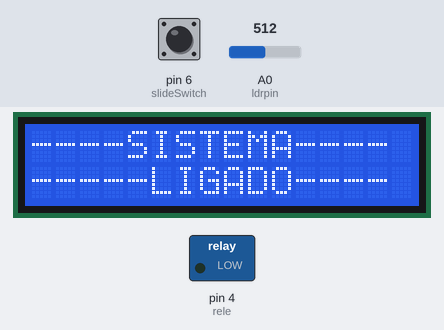
This sketch was run on a simulated Arduino Uno, built with avr-gcc and run on an emulated ATmega328P. Parts: 16×2 character LCD, switched loads named in the sketch (green lamp = pin HIGH). The inputs (shaded band) are chosen by the test bench; at power-on: pin 6 (slideSwitch) HIGH, A0 (ldrpin) = 512. What the sketch prints to the serial monitor is not drawn.

Above: at 1.2 s.
1.3 s: pin 6 (slideSwitch) pulled LOW for 3 s
At 4.5 s:
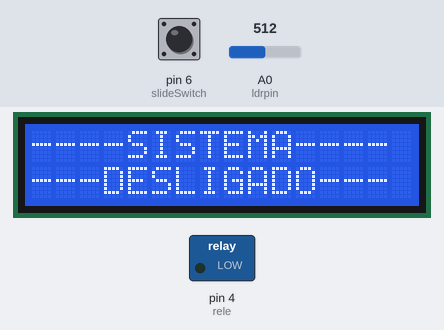
7.6 s: A0 (ldrpin) set to 625
11.5 s: A0 (ldrpin) set to 650
At 12.6 s:
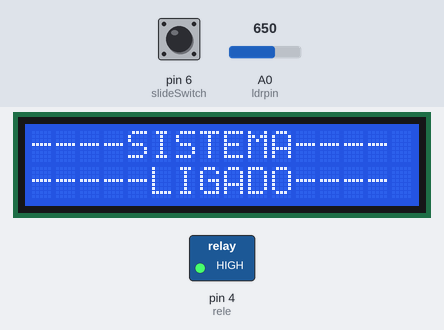
15.4 s: A0 (ldrpin) set to 511
At 19.4 s:
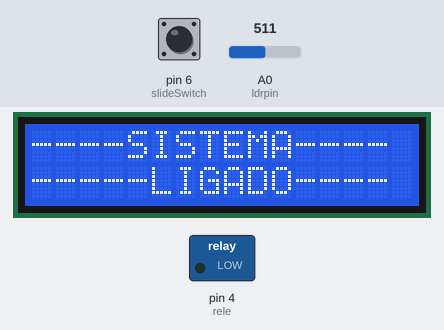
19.7 s: A0 (ldrpin) set to 716
At 21.9 s:
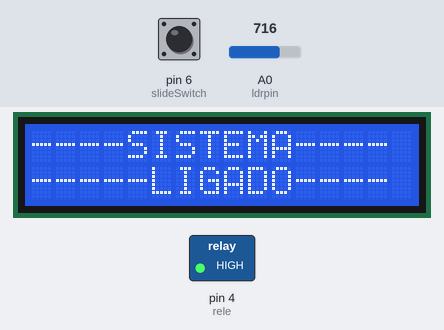
Timing chart, 0 to 23.4 s (numbered marks = the images above; inputs shaded):
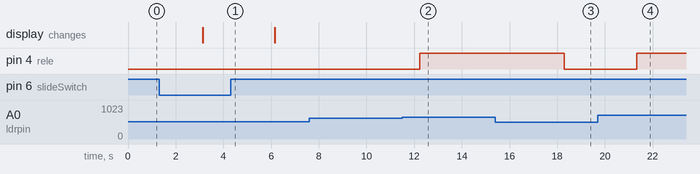

The sketch:

sketch.ino
```cpp
#include <LiquidCrystal_I2C.h>

LiquidCrystal_I2C lcd(0x27, 16, 2);

#define rele 4
#define ldrpin A0
#define slideSwitch 6
int ldrValor = 0;
int switchValor = 0;

void setup() {
  lcd.init();
  lcd.backlight();
  pinMode(ldrpin, INPUT);
  pinMode(rele, OUTPUT);
  pinMode(slideSwitch, INPUT_PULLUP);
  Serial.begin(9600);
}

void loop() {
  ldrValor = analogRead(ldrpin);
  switchValor = digitalRead(slideSwitch);

  if (switchValor == 1) {
    lcd.clear();
    lcd.setCursor(0, 0);
    lcd.print("----SISTEMA----");
    lcd.setCursor(0, 1);
    lcd.print("-----LIGADO----");

    float voltage = ldrValor / 1024.0 * 5;
    float resistance = 2000 * voltage / (1 - voltage / 5);
    float lux = pow(50 * 1e3 * pow(10, 0.7) / resistance, (1 / 0.7));

    Serial.println(lux);

    if (lux >= 50) {
      digitalWrite(rele, LOW);
    } else {
      digitalWrite(rele, HIGH);
    }
  } else {
    digitalWrite(rele, LOW);
    lcd.clear();
    lcd.setCursor(0, 0);
    lcd.print("----SISTEMA----");
    lcd.setCursor(0, 1);
    lcd.print("---DESLIGADO---");
  }

  delay(3000);
}
```

Measured:
- the behaviour switches between 633 and 634 on A0 (ldrpin) (found by bisection; images 1 and 2)
- after the input at 1.3 s, the display: changes after 1.8 s (image 1)
- after the input at 7.6 s, every drawn part: stays the same
- after the input at 11.5 s, pin 4 (rele): LOW → HIGH after 0.73 s
- after the input at 15.4 s, pin 4 (rele): HIGH → LOW after 2.9 s
- after the input at 19.7 s, pin 4 (rele): LOW → HIGH after 1.6 s
